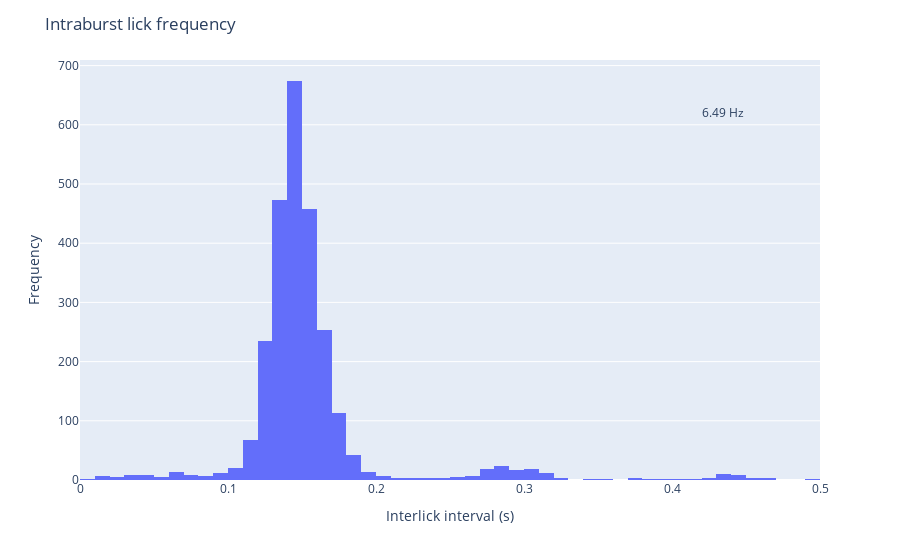

Source (notebook cell):
### Code cell
fig = px.histogram(lickdata["ilis"],
                   range_x=[0, 0.5],
                   nbins=50)

fig.update_layout(
    title="Intraburst lick frequency",
    xaxis_title="Interlick interval (s)",
    yaxis_title="Frequency",
    showlegend=False)

figlabel = '%.2f Hz' % lickdata['freq']
fig.add_annotation(text=figlabel,
                   xref="paper", yref="paper",
                  x=0.9, y=0.9, 
                  showarrow=False)

fig.show()

### Figure 1 — Plotly figure (JSON) as saved in the notebook; plotly's stock layout.template omitted (floating-point values rounded to 4 significant figures; data arrays with more than 128 entries replaced by an {"elided": "..."} marker saying what was removed)
{"data": [{"alignmentgroup": "True", "bingroup": "x", "hovertemplate": "variable=0<br>value=%{x}<br>count=%{y}<extra></extra>", "legendgroup": "0", "marker": {"color": "#636efa"}, "name": "0", "nbinsx": 50, "offsetgroup": "0", "orientation": "v", "showlegend": true, "type": "histogram", "x": {"elided": "2588 float values"}, "xaxis": "x", "yaxis": "y"}], "layout": {"annotations": [{"showarrow": false, "text": "6.49 Hz", "x": 0.9, "xref": "paper", "y": 0.9, "yref": "paper"}], "barmode": "relative", "legend": {"title": {"text": "variable"}, "tracegroupgap": 0}, "margin": {"t": 60}, "showlegend": false, "title": {"text": "Intraburst lick frequency"}, "xaxis": {"anchor": "y", "domain": [0, 1], "range": [0, 0.5], "title": {"text": "Interlick interval (s)"}}, "yaxis": {"anchor": "x", "domain": [0, 1], "title": {"text": "Frequency"}}}}
